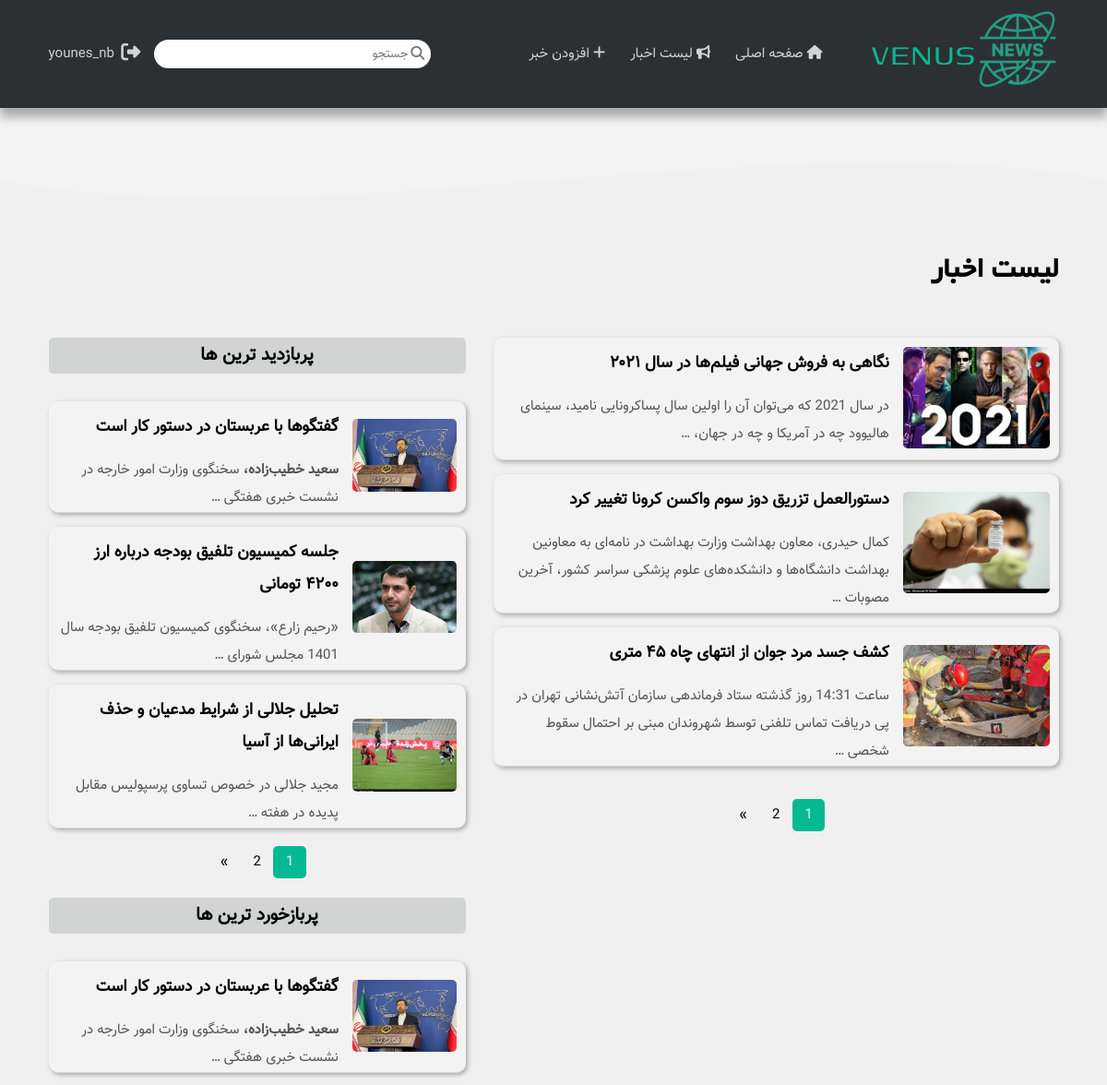
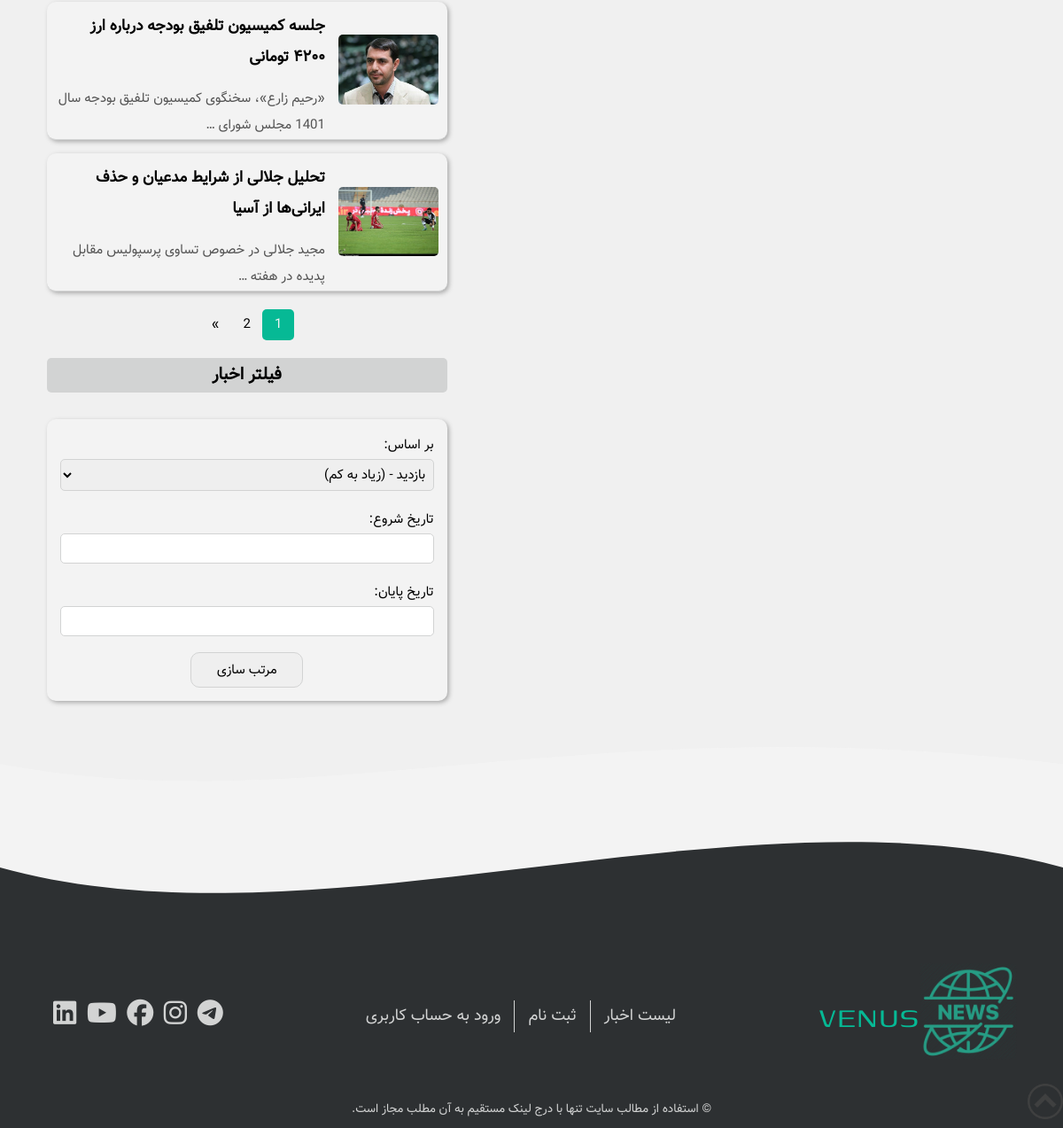
Page /news-list/ (signed in) on the committed database (2 pictures, top to bottom).
### news/models.py (models this page shows, shortened)
class Post(models.Model):
    class Meta:
        verbose_name = "پست"
        verbose_name_plural = "پست ها"
        ordering = ('-date',)
    title = models.CharField(max_length=64, verbose_name="عنوان")
    image = models.ImageField(upload_to="news-images/", verbose_name="عکس")
    author = models.ForeignKey(User, on_delete=models.CASCADE, verbose_name="نویسنده")
    views = models.PositiveIntegerField(default=0, verbose_name="تعداد بازدید ها")
    promote = models.BooleanField(default=False, verbose_name="افزودن به اسلایدر")
    date = models.DateTimeField(auto_now_add=True, verbose_name="تاریخ")
    text = RichTextField(verbose_name="متن")

### news/views.py (the view)
# urls.py: path('news-list/', views.news_list_view, name="news-list"),
def news_list_view(request):
    posts = Post.objects.all()
    main_page_num = request.GET.get('main_page_num', 1)
    popular_comments_page_num = request.GET.get('popular_comments_page_num', 1)
    popular_view_page_num = request.GET.get('popular_view_page_num', 1)
    filter_form = FilterForm()
    main_posts = posts
    if request.GET.get("start_date") and request.GET.get("end_date"):
        start_date = request.GET.get("start_date")
        end_date = request.GET.get("end_date")
        main_posts = posts.filter(date__gte=start_date, date__lt=end_date)
    if request.GET.get("choice_field") == "بازدید - (زیاد به کم)":
        main_posts = main_posts.order_by("-views")
    elif request.GET.get("choice_field") == "بازدید - (کم به زیاد)":
        main_posts = main_posts.order_by("views")
    elif request.GET.get("choice_field") == "تاریخ - (جدید به قدیم)":
        main_posts = main_posts.order_by("-date")
    elif request.GET.get("choice_field") == "تاریخ - (قدیم به جدید)":
        main_posts = main_posts.order_by("date")
    context = {
        "popular_posts_view": pagination(posts.order_by('views'), 3, popular_view_page_num),
        "popular_posts_comments": pagination(posts.annotate(num=Count("comments")).order_by("-num"), 3,
                                             popular_comments_page_num),
        "main_posts": pagination(main_posts, 3, main_page_num),
        "filter_form": filter_form
    }
    return render(request, "news/news-list.html", context)

### news/forms.py
class FilterForm(forms.Form):
    choice_field = forms.ChoiceField(choices=filter_choices, required=False, label="بر اساس",
                                     widget=forms.Select(attrs={"class": "filter-input"}))
    start_date = forms.DateField(required=False, label="تاریخ شروع",
                                 widget=forms.DateInput(attrs={"class": "filter-input"}))
    end_date = forms.DateField(required=False, label="تاریخ پایان",
                               widget=forms.DateInput(attrs={"class": "filter-input"}))

### news/utils.py (called while the page is built)
def pagination(posts, pages, page_num):
    paginator = Paginator(posts, pages)
    try:
        result = paginator.page(page_num)
    except PageNotAnInteger:
        result = paginator.page(1)
    except EmptyPage:
        result = paginator.page(paginator.num_pages)
    return result

### news/templates/news/news-list.html (shortened to what this page needs)
{% extends 'news/layout.html' %}
{% block title %}لیست اخبار{% endblock %}
{% block main_posts %}
    {% if main_posts %}
        {% for post in main_posts %}
            <article class="card">
                <div class="card-image-container">
                    <a href="/news-details/{{ post.id }}/"><img src="{{ post.image.url }}"
                                                                title="{{ post.title }}"/></a>
                </div>
                <div class="card-text-side">
                    <a href="/news-details/{{ post.id }}/" class="card-title"><h3>{{ post.title }}</h3></a>
                    <a href="/news-details/{{ post.id }}/" class="card-text"><p>
                        {{ post.text|truncatewords:20 | safe }}
                    </p></a>
                </div>
            </article>
        {% endfor %}
    {% endif %}
    <div>
        {% if main_posts.has_other_pages %}
            <ul class="pagination">
                {% for i in main_posts.paginator.page_range %}
                    {% if main_posts.number == i %}
                        <li class="active-pag"><span>{{ i }}</span></li>
                    {% else %}
                        <li><a href="?main_page_num={{ i }}">{{ i }}</a></li>
                    {% endif %}
                {% endfor %}
                {% if main_posts.has_next %}
                    <li><a href="?main_page_num={{ main_posts.next_page_number }}">&raquo;</a></li>
                {% else %}
                    <li class="disabled"><span>&raquo;</span></li>
                {% endif %}
            </ul>
        {% endif %}
    </div>
{% endblock %}
{% block filter_title %}
    فیلتر اخبار
{% endblock %}
{% block filter %}
    <form class="filter-form" action="{% url 'news-list' %}" method="GET">
        {{ filter_form }}
        <input type="submit" id="filter-submit" value="مرتب سازی">
    </form>
{% endblock %}
{% block side_title_1 %}
    پربازدید ترین ها
{% endblock %}
{% block side_posts_1 %}
    {% if popular_posts_view %}
        {% for post in popular_posts_view %}
            <article class="card">
                <div class="card-image-container">
                    <a href="/news-details/{{ post.id }}/"><img src="{{ post.image.url }}"
                                                                title="{{ post.title }}"/></a>
                </div>
                <div class="card-text-side">
                    <a href="/news-details/{{ post.id }}/" class="card-title"><h3>{{ post.title }}</h3></a>
                    <a href="/news-details/{{ post.id }}/" class="card-text"><p>
                        {{ post.text|truncatewords:10 | safe }}
                    </p></a>
                </div>
            </article>
        {% endfor %}
    {% endif %}
    <div>
        {% if popular_posts_view.has_other_pages %}
            <ul class="pagination">
                {% for i in popular_posts_view.paginator.page_range %}
                    {% if popular_posts_view.number == i %}
                        <li class="active-pag"><span>{{ i }}</span></li>
                    {% else %}
                        <li><a href="?popular_view_page_num={{ i }}">{{ i }}</a></li>
                    {% endif %}
                {% endfor %}
                {% if popular_posts_view.has_next %}
                    <li><a href="?popular_view_page_num={{ popular_posts_view.next_page_number }}">&raquo;</a>
                    </li>
                {% else %}
                    <li class="disabled"><span>&raquo;</span></li>
                {% endif %}
            </ul>
        {% endif %}
    </div>
{% endblock %}
{% block side_title_2 %}
    پربازخورد ترین ها
{% endblock %}
{% block side_posts_2 %}
    {% if popular_posts_comments %}
        {% for post in popular_posts_comments %}
            <article class="card">
                <div class="card-image-container">
                    <a href="/news-details/{{ post.id }}/"><img src="{{ post.image.url }}"
                                                                title="{{ post.title }}"/></a>
                </div>
                <div class="card-text-side">
                    <a href="/news-details/{{ post.id }}/" class="card-title"><h3>{{ post.title }}</h3></a>
                    <a href="/news-details/{{ post.id }}/" class="card-text"><p>
                        {{ post.text|truncatewords:10 | safe }}
                    </p></a>
                </div>
            </article>
        {% endfor %}
    {% endif %}
    <div>
        {% if popular_posts_comments.has_other_pages %}
            <ul class="pagination">
                {% for i in popular_posts_comments.paginator.page_range %}
                    {% if popular_posts_comments.number == i %}
                        <li class="active-pag"><span>{{ i }}</span></li>
                    {% else %}
                        <li><a href="?popular_comments_page_num={{ i }}">{{ i }}</a></li>
                    {% endif %}
                {% endfor %}
                {% if popular_posts_comments.has_next %}
                    <li>
                        <a href="?popular_comments_page_num={{ popular_posts_comments.next_page_number }}">&raquo;</a>
                    </li>
                {% else %}
                    <li class="disabled"><span>&raquo;</span></li>
                {% endif %}
            </ul>
        {% endif %}
    </div>
{% endblock %}

### news/templates/news/layout.html (shortened to what this page needs)
{% load static %}
<!DOCTYPE html>
<html lang="fa" dir="rtl">
<head>
    <link rel="stylesheet" href="{% static 'news/css/main.css' %}"/>
</head>
<body>
<a href="#top"><img class="to-top-arrow" src="{% static 'news/Images/carousel-arrow-dark.png' %}" alt="to top"
                    title="برو به بالا"/></a>
<nav id="main-nav">
    <div class="container">
        <div class="nav-title">
            <a href="home.html"><img src="{% static 'news/Images/logo.png' %}" class="logo" id="top" alt="logo"/></a>
            <a href="home.html"><p class="main-title">VENUS</p></a>
        </div>
        <ul>
            <li>
                <a href="/"
                ><i class="fas fa-home"></i> صفحه اصلی</a
                >
            </li>
            <li>
                <a href="/news-list"><i class="fas fa-bullhorn"></i> لیست اخبار</a
                >
            </li>
            <li>
                <a href="/add-news"><i class="fas fa-plus"></i> افزودن خبر</a
                >
            </li>
        </ul>
        <div class="nav-left-side">
            <div class="search-box">
                <form action='{% url 'search' %}' method="GET">
                    <i class="fas fa-search search-icon"></i>
                    <input type="search" name="search" placeholder="جستجو"/>
                </form>
            </div>
            {% if user.is_authenticated %}
                <a href="/logout" class="nav-left-icon" title="خروج از حساب کاربری"
                ><i class="fas fa-sign-out-alt"></i></a>
                <p class="user">{{ user.username }}</p>
            {% else %}
                <a href="/login" class="nav-left-icon" title="ورود به حساب کاربری"
                ><i class="fas fa-user-circle"></i
                ></a>
                <a class="user" href="/login">ورود</a>
            {% endif %}
        </div>
    </div>
</nav>
<div style="height: 100px; overflow: hidden">
    <svg
            viewBox="0 0 500 150"
            preserveAspectRatio="none"
            style="height: 100%; width: 100%"
    >
        <path
                d="M0.00,49.98 C149.99,150.00 349.20,-49.98 500.00,49.98 L500.00,150.00 L0.00,150.00 Z"
                style="stroke: none; fill: #f0f0f0"
        ></path>
    </svg>
</div>
<main>
    <div class="container">
        <h1 class="title">{% block title %} {% endblock %}</h1>
        <div class="main-container">
            <section class="cards-container">
                {% block main_posts %} {% endblock %}
            </section>
            <aside>
                <div class="side-news">
                    <h3 class="side-title">{% block side_title_1 %} {% endblock %}</h3>
                    {% block side_posts_1 %} {% endblock %}
                </div>
                <div class="side-news">
                    <h3 class="side-title">{% block side_title_2 %} {% endblock %}</h3>
                    {% block side_posts_2 %} {% endblock %}
                </div>
                <div class="filter-news">
                    <h3 class="side-title">{% block filter_title %} {% endblock %}</h3>
                    {% block filter %} {% endblock %}
                </div>
            </aside>
        </div>
    </div>
</main>
<div style="height: 100px; overflow: hidden">
    <svg
            viewBox="0 0 500 150"
            preserveAspectRatio="none"
            style="height: 100%; width: 100%"
    >
        <path
                d="M0.00,49.98 C149.99,150.00 271.49,-49.98 500.00,49.98 L500.00,0.00 L0.00,0.00 Z"
                style="stroke: none; fill: #f0f0f0"
        ></path>
    </svg>
</div>
<div style="height: 150px; overflow: hidden">
    <svg
            viewBox="0 0 500 150"
            preserveAspectRatio="none"
            style="height: 100%; width: 100%"
    >
        <path
                d="M0.00,49.98 C149.99,150.00 349.20,-49.98 500.00,49.98 L500.00,150.00 L0.00,150.00 Z"
                style="stroke: none; fill: #2d3032"
        ></path>
    </svg>
</div>
<footer>
    <div class="container">
        <div class="main-footer-container">
            <div class="nav-title">
                <a href="home.html"><img src="{% static 'news/Images/logo.png' %}" class="logo" alt="logo"/></a>
                <a href="home.html"><p class="main-title">VENUS</p></a>
            </div>
            <div class="parts-menu">
                <ul>
                    <li><a href="/news-list">لیست اخبار</a></li>
                    <li><a href="#">ثبت نام</a></li>
                    <li><a href="#">ورود به حساب کاربری</a></li>
                </ul>
            </div>
            <div class="icons">
                <a href="#"><i class="fab fa-telegram"></i></a>
                <a href="#"><i class="fab fa-instagram"></i></a>
                <a href="#"><i class="fab fa-facebook"></i></a>
                <a href="#"><i class="fab fa-youtube"></i></a>
                <a href="#"><i class="fab fa-linkedin"></i></a>
            </div>
        </div>
        <div class="copyright">
            © استفاده از مطالب سایت تنها با درج لینک مستقیم به آن مطلب مجاز است.
        </div>
    </div>
</footer>
</body>
</html>

### rows in the picture
Post: image (picture), title "نگاهی به فروش جهانی فیلم‌ها در سال ۲۰۲۱", text "در سال 2021 که می‌توان آن را اولین سال پساکرونایی نامید، سینمای هالیوود چه در آمریکا و چه در جهان، …"
Post: image (picture), title "دستورالعمل تزریق دوز سوم واکسن کرونا تغییر کرد", text "کمال حیدری، معاون بهداشت وزارت بهداشت در نامه‌ای به معاونین بهداشت دانشگاه‌ها و دانشکده‌های علوم پزشکی سراسر کشور، آخرین مصوبات …"
Post: image (picture), title "کشف جسد مرد جوان از انتهای چاه ۴۵ متری", text "ساعت 14:31 روز گذشته ستاد فرماندهی سازمان آتش‌نشانی تهران در پی دریافت تماس تلفنی توسط شهروندان مبنی بر احتمال سقوط شخصی …"
Post: image (picture), title "گفتگوها با عربستان در دستور کار است", text "سعید خطیب‌زاده، سخنگوی وزارت امور خارجه در نشست خبری هفتگی …"
Post: image (picture), title "جلسه کمیسیون تلفیق بودجه درباره ارز ۴۲۰۰ تومانی", text "«رحیم زارع»، سخنگوی کمیسیون تلفیق بودجه سال 1401 مجلس شورای …"
Post: image (picture), title "تحلیل جلالی از شرایط مدعیان و حذف ایرانی‌ها از آسیا", text "مجید جلالی در خصوص تساوی پرسپولیس مقابل پدیده در هفته …"

### other values in the picture
{{ user.username }} "younes_nb"
{{ i }} "1"
{{ i }} "2"
